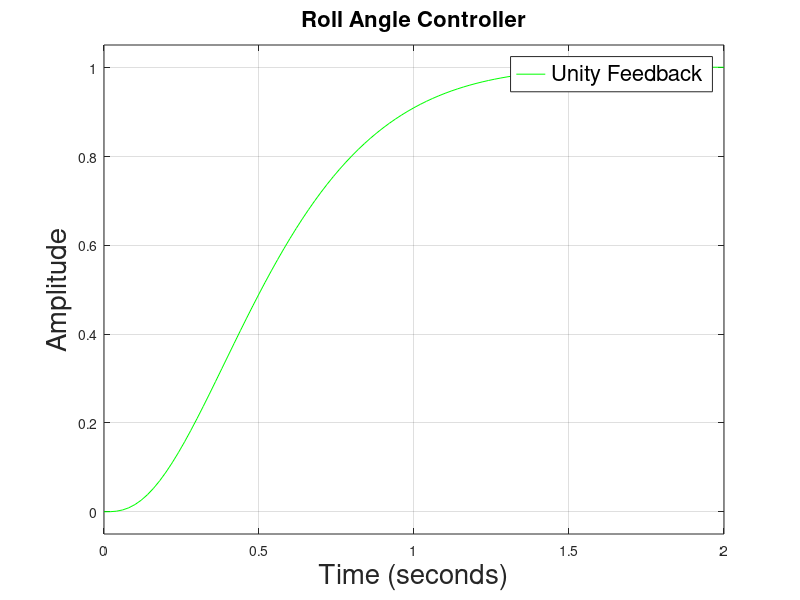
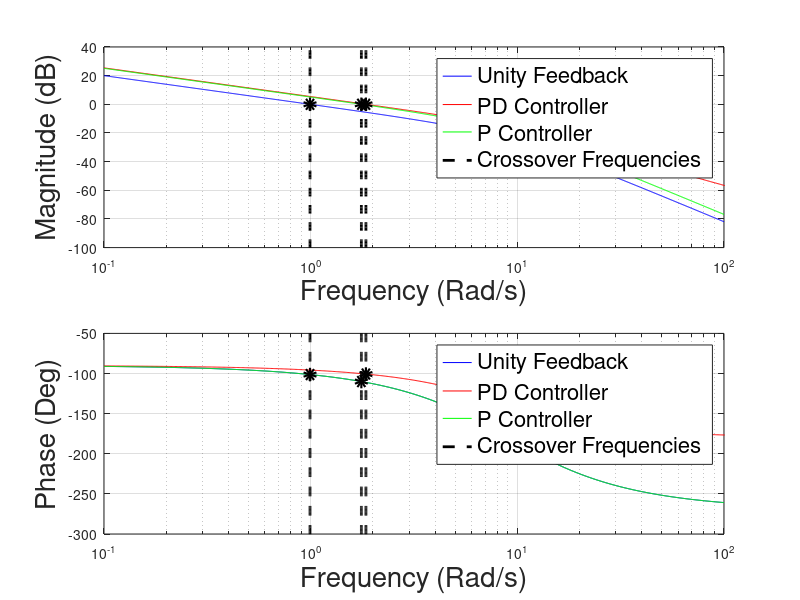
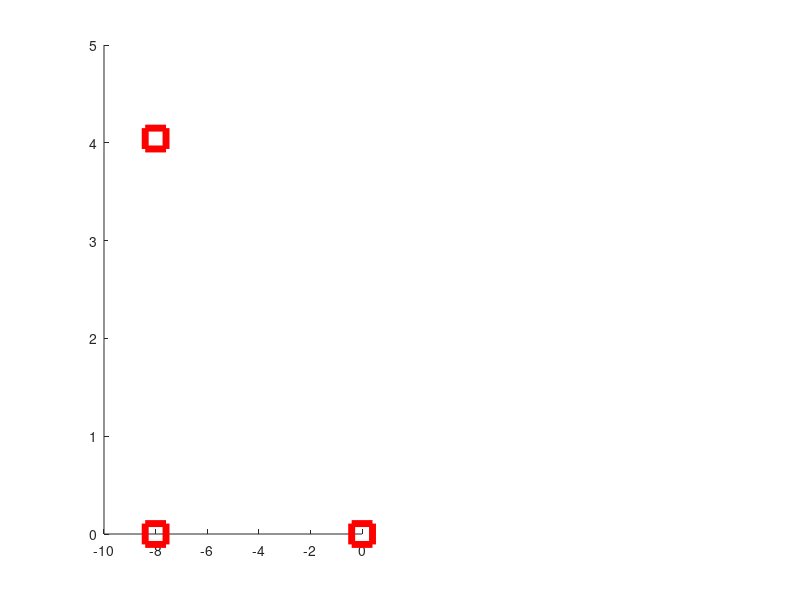

The MATLAB script that drew these images, in order: (Note: this script raises an error after producing the figures.)
s = tf('s');

%% Define System Parameters
Izz = 0.170197;
Ixx = 0.025028;
Iyy = 0.16926;

m = 3.352;
g = 9.81;

motor_timing_constant = 0.125;

%% Roll
roll_rate_tf                = (1/(motor_timing_constant*Iyy))/(s*(s + (1/motor_timing_constant)))
roll_rate_controller_tf     = 1.7 * (s + 8) / (s + 16)

roll_angle_tf               = feedback(roll_rate_tf*roll_rate_controller_tf, 1) * (1/s)

roll_angle_controller_tf    = 0.18474 * (s + 10.11)                       %PD
roll_angle_controller1_tf   = 1.8                                         %P

roll_angle_controller_name  = 'PD Controller'
roll_angle_controller1_name = 'P Controller'

transfer_function           = roll_angle_controller_tf*roll_angle_tf;
transfer_function1          = roll_angle_controller1_tf*roll_angle_tf;
transfer_function2          = 0;

%% Plot Step Responses
figure;
hold on;

step(feedback(roll_angle_tf, 1), 'b')
step(feedback(transfer_function, 1), 'r')
step(feedback(transfer_function1, 1), 'g')

xlabel('Time (seconds)', 'FontSize', 20)
ylabel('Amplitude', 'FontSize', 20)
legend({'Unity Feedback', roll_angle_controller_name, roll_angle_controller1_name}, 'FontSize', 16);
title('Roll Angle Controller', 'FontSize', 16)
grid on;

hold off;

figure;
%% Plot Bode Plot, Highlighting the crossover poles
[mag, phase, wout]    = bode(roll_angle_tf);
[Gm,Pm,Wgm,Wpm]       = margin(roll_angle_tf);

[mag1, phase1, wout1]  = bode(transfer_function);
[Gm1,Pm1,Wgm1,Wpm1]     = margin(transfer_function);

[mag2, phase2, wout2]  = bode(transfer_function1);
[Gm2,Pm2,Wgm2,Wpm2]    = margin(transfer_function1);

xl = [max([wout(1) wout1(1) wout2(1)]) min([wout(end) wout1(end) wout2(end)])];

subplot(2, 1, 1)
semilogx(wout, 20*log10(squeeze(mag)), 'b', wout1, 20*log10(squeeze(mag1)), 'r', wout2, 20*log10(squeeze(mag2)), 'g')
hold on;
grid on;
yl = ylim;

plot(zeros(2001, 1)+Wpm, -1000:1000, 'k--', 'LineWidth', 2); %Mark Plot cross over point
plot(zeros(2001, 1)+Wpm1, -1000:1000, 'k--', 'LineWidth', 2); %Mark Plot cross over point
plot(zeros(2001, 1)+Wpm2, -1000:1000, 'k--', 'LineWidth', 2); %Mark Plot cross over point
plot(Wpm2, 0, 'ko', 'Markersize', 5, 'LineWidth', 5); %Mark Plot cross over point
plot(Wpm1, 0, 'ko', 'Markersize', 5, 'LineWidth', 5); %Mark Plot cross over point
plot(Wpm, 0, 'ko', 'Markersize', 5, 'LineWidth', 5); %Mark Plot cross over point

xlim(xl)
ylim(yl)
xlabel('Frequency (Rad/s)', 'FontSize', 20);
ylabel('Magnitude (dB)', 'FontSize', 20);
% title('Closed Roll Angle Loop Bode - Gain Plot', 'FontSize', 20)
legend({'Unity Feedback', roll_angle_controller_name, roll_angle_controller1_name, 'Crossover Frequencies'},'FontSize', 16);
hold off;

subplot(2, 1, 2)
semilogx(wout, squeeze(phase), 'b', wout1, squeeze(phase1), 'r', wout2, squeeze(phase2), 'g')
hold on;
grid on;
yl = ylim;

plot(zeros(2001, 1)+Wpm, -1000:1000, 'k--', 'LineWidth', 2); %Mark Plot cross over point
plot(zeros(2001, 1)+Wpm1, -1000:1000, 'k--', 'LineWidth', 2); %Mark Plot cross over point
plot(zeros(2001, 1)+Wpm2, -1000:1000, 'k--', 'LineWidth', 2); %Mark Plot cross over point
plot(Wpm2, Pm2-180, 'ko', 'Markersize', 5, 'LineWidth', 5); %Mark Plot cross over point
plot(Wpm1, Pm1-180, 'ko', 'Markersize', 5, 'LineWidth', 5); %Mark Plot cross over point
plot(Wpm, Pm-180, 'ko', 'Markersize', 5, 'LineWidth', 5); %Mark Plot cross over point

xlim(xl)
ylim(yl)
xlabel('Frequency (Rad/s)', 'FontSize', 20);
ylabel('Phase (Deg)', 'FontSize', 20);
% title('Closed Roll Angle Loop Bode - Phase Plot', 'FontSize', 20)
legend({'Unity Feedback', roll_angle_controller_name, roll_angle_controller1_name, 'Crossover Frequencies'},'FontSize', 16);
hold off;

%% Plot Root Locus and highlight the closed loop poles
figure;
subplot(1,2,1)
hold on;
                 
%Plot position of closed loop poles
% test = 1
cl_pole = rlocus(transfer_function, 1)           
% cl_pole(2) = cl_pole(3)
cl_pole(3) = cl_pole(4)
plot(real(cl_pole(1:3)),imag(cl_pole(1:3)),'rs','Markersize',15, 'LineWidth', 5)

%Plot position of open loop poles
ol_pole = rlocus(transfer_function, 0)      ;    
plot(real(ol_pole),imag(ol_pole),'bx','Markersize',15, 'LineWidth', 3)

%Plot position of open loop zeros
[pole, zero] = pzmap(feedback(transfer_function, 1))  ; 
plot(real(zero),imag(zero),'go','Markersize',10, 'LineWidth', 3)

%Plot Open loop root locus
rlocus(transfer_function, 'c') 

xlim([-15 1])
ylim([-15 15])

% title(['Root Locus - ' roll_angle_controller_name], 'FontSize', 20)
title('')
xlabel('Imaginary Axis', 'FontSize', 20);
ylabel('Real Axis', 'FontSize', 20);
legend({'Closed Loop Poles', 'Open Loop Poles', 'Zeros'}, 'FontSize', 16)

grid on;
hold off;

%% Plot Root Locus and highlight the closed loop poles
subplot(1,2,2)
hold on;
                 
%Plot position of closed loop poles
cl_pole = rlocus(transfer_function1, 1)     ;
cl_pole(2) = cl_pole(3)
cl_pole(3) = cl_pole(4)
plot(real(cl_pole(1:3)),imag(cl_pole(1:3)),'rs','Markersize',15, 'LineWidth', 5)

%Plot position of open loop poles
ol_pole = rlocus(transfer_function1, 0)      ;    
plot(real(ol_pole),imag(ol_pole),'bx','Markersize',15, 'LineWidth', 3)

%Plot position of open loop zeros
[pole, zero] = pzmap(feedback(transfer_function1, 1))  ; 
plot(real(zero),imag(zero),'go','Markersize',10, 'LineWidth', 3)

%Plot Open loop root locus
rlocus(transfer_function1, 'c')   

xlim([-15 1])
ylim([-15 15])

% title(['Root Locus - ' roll_angle_controller1_name], 'FontSize', 20)
title('')
xlabel('Imaginary Axis', 'FontSize', 20);
ylabel('Real Axis', 'FontSize', 20);
legend({'Closed Loop Poles', 'Open Loop Poles', 'Zeros'}, 'FontSize', 16)

grid on;
hold off;